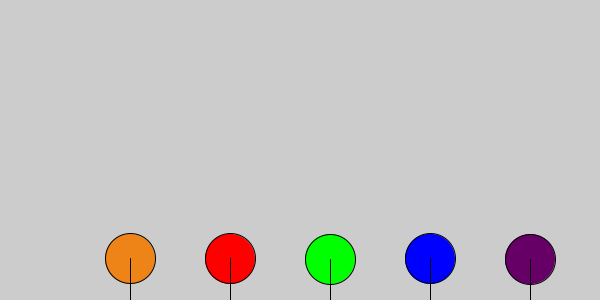
Frame 1 (no input)
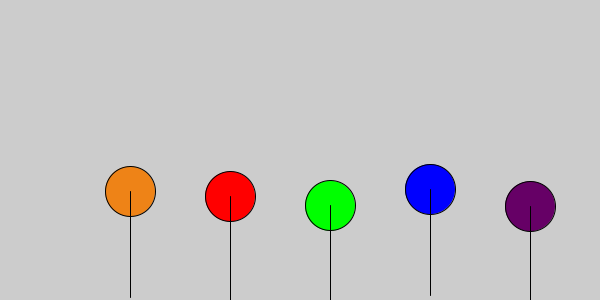
Frame 60 (the mouse pressed at the canvas centre just before this capture)
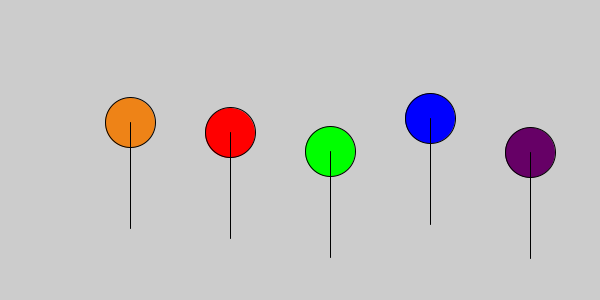
Frame 120 (the mouse held since frame 60 and released just before this capture)

The Processing sketch that drew these frames (run headless with seeded random() and noise(); from frame 60 on, the mouse is pressed at the canvas centre):

// Processing sketch: processing_170522
// ── processing_170522.pde

float speedR, speedG, speedB, speedP, speedO;

void setup() {  //runs once on start
  size(600, 300);
  speedR=random(.8,1.2);
  speedG=random(.8,1.2);
  speedB=random(.8,1.2);
  speedP=random(.8,1.2);
  speedO=random(.8,1.2);
} 

void draw() {  //Loop Continuously
  background(#CCCCCC);
  drawTractor(#FF0000,200,speedR);
  drawTractor(#00FF00,300,speedG);
  drawTractor(#0000FF,400,speedB);
  drawTractor(#660066,500,speedP);
  drawTractor(#ee8317,100,speedO);
}

void drawTractor(color c, int yStart, float speed){  //runs when called
  resetMatrix();
  //translate(frameCount*speed, yStart);
  translate(yStart,frameCount*-speed);
  if (frameCount*speed >= 300-60) {  // stops loop for photo finish when winner finishes
      noLoop();  
  }
  fill(c);
  
  ellipse(30, 260, 50, 50);
  line(30,260,30,366);
}
